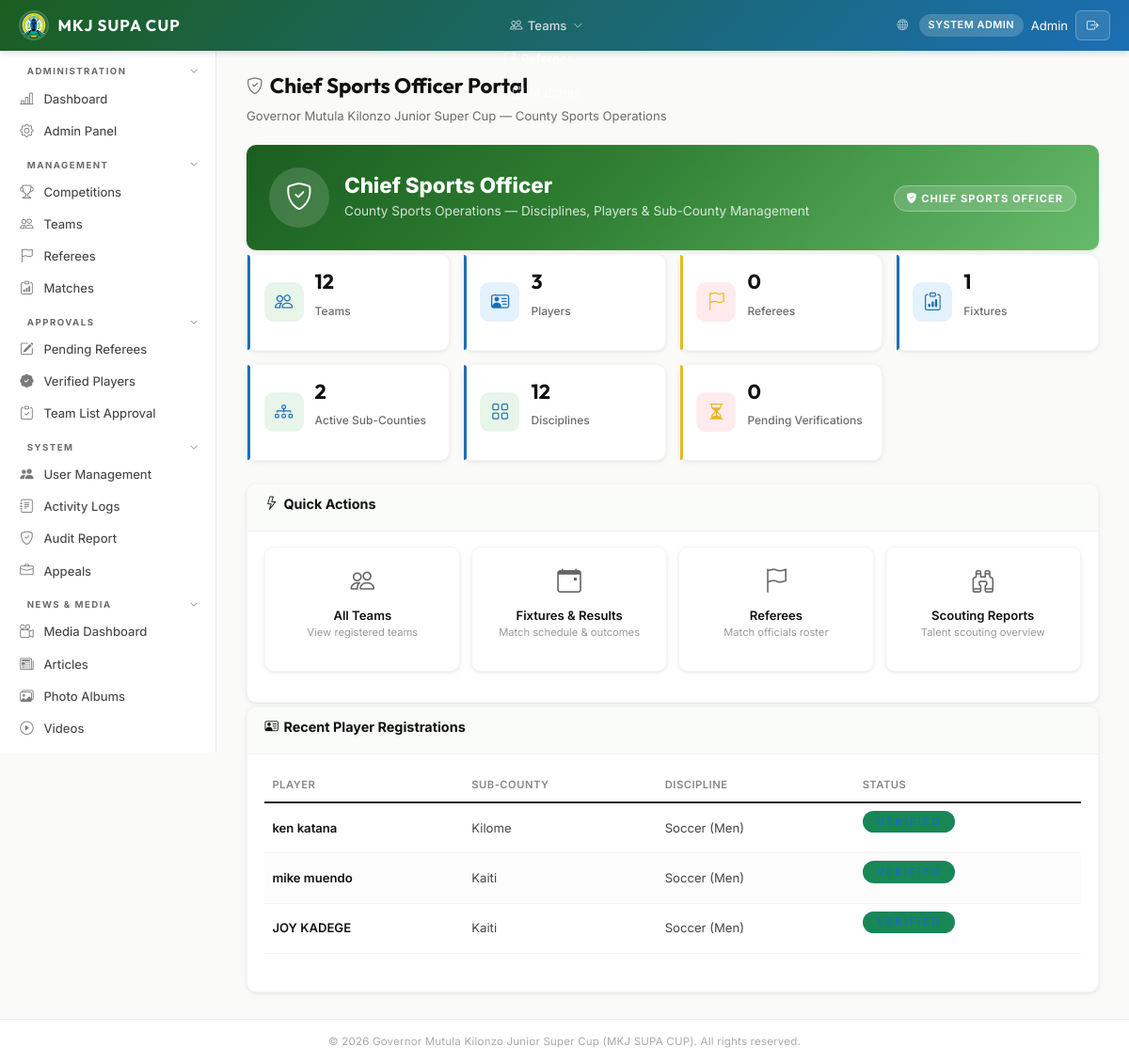
/portal/chief-sports-officer/ (signed in), run on the app's committed database.
### accounts/models.py (models this page shows, shortened)
class User(AbstractBaseUser, PermissionsMixin):
    email       = models.EmailField(unique=True)
    first_name  = models.CharField(max_length=100)
    last_name   = models.CharField(max_length=100)
    phone       = models.CharField(max_length=13, validators=[kenya_phone_validator])
    role        = models.CharField(max_length=30, choices=UserRole.choices, default=UserRole.TEAM_MANAGER)
    county      = models.CharField(max_length=100, blank=True, help_text="Kenyan county")
    sub_county  = models.CharField(
        max_length=100, blank=True, default="",
        help_text="Sub-county or constituency assignment for sub-county sports officers",
    )
    profile_photo = models.ImageField(upload_to="profiles/", null=True, blank=True)
    is_active   = models.BooleanField(default=True)
    is_staff    = models.BooleanField(default=False)
    is_suspended = models.BooleanField(default=False, help_text="Admin-suspended account")
    assigned_discipline = models.CharField(
        max_length=30, blank=True, default="",
        help_text="Sport family or discipline this user manages (for Coordinator / Scout roles)",
    )
    must_change_password = models.BooleanField(
        default=False,
        help_text="When True the user must set a new password on next login.",
    )
    date_joined = models.DateTimeField(default=timezone.now)
    last_login  = models.DateTimeField(null=True, blank=True)
    objects = UserManager()
    USERNAME_FIELD  = "email"
    REQUIRED_FIELDS = ["first_name", "last_name"]
    class Meta:
        verbose_name      = "User"
        verbose_name_plural = "Users"
        ordering = ["last_name", "first_name"]

### teams/models.py (models this page shows, shortened)
class CountyPlayer(models.Model):
    discipline = models.ForeignKey(
        CountyDiscipline, on_delete=models.CASCADE,
        related_name="players",
    )
    first_name = models.CharField(max_length=100)
    last_name = models.CharField(max_length=100)
    date_of_birth = models.DateField()
    national_id_number = models.CharField(
        max_length=20, unique=True, validators=[national_id_validator],
        help_text="National ID — unique across all counties and disciplines",
    )
    huduma_number = models.CharField(
        max_length=30, blank=True, default="",
        help_text="Huduma Namba / Huduma Kenya number",
    )
    phone = models.CharField(max_length=13, validators=[kenya_phone_validator])
    sub_county = models.CharField(
        max_length=100, blank=True, default="",
        help_text="Sub-county the player represents",
    )
    ward = models.CharField(
        max_length=100, blank=True, default="",
        help_text="Ward within the sub-county",
    )
    position = models.CharField(max_length=10, blank=True, default="",
                                help_text="Player position (where applicable)")
    jersey_number = models.PositiveIntegerField(null=True, blank=True,
                                                help_text="Jersey number")
    photo = models.ImageField(upload_to="county_players/photos/", null=True, blank=True,
                              help_text="Passport-size photo (required)")
    iprs_photo = models.ImageField(
        upload_to="county_players/iprs_photos/", null=True, blank=True,
        help_text="Passport photo returned from IPRS lookup (auto-populated)",
    )
    id_document = models.ImageField(upload_to="county_players/ids/", null=True, blank=True,
                                    help_text="Copy of National ID (required)")
    birth_certificate = models.ImageField(
        upload_to="county_players/birth_certs/", null=True, blank=True,
        help_text="Copy of Birth Certificate (optional)",
    )
    verification_status = models.CharField(
        max_length=20,
        choices=[
            ("pending", "Pending Verification"),
            ("verified", "Verified / Approved"),
            ("rejected", "Rejected"),
            ("resubmit", "Requires Resubmission"),
        ],
        default="pending",
    )
    rejection_reason = models.TextField(blank=True, default="")
    huduma_status = models.CharField(
        max_length=20,
        choices=[
            ("not_checked", "Not Checked"),
            ("verified", "Verified"),
            ("failed", "Failed"),
        ],
        default="not_checked",
    )
    huduma_verified_at = models.DateTimeField(null=True, blank=True)
    higher_league_status = models.CharField(
        max_length=20,
        choices=[
            ("not_checked", "Not Checked"),
            ("clear", "Clear"),
            ("flagged", "Flagged — Higher League / National Team"),
        ],
        default="not_checked",
        help_text="For non-football disciplines: check if player is in higher league or national team",
    )
    higher_league_details = models.TextField(
        blank=True, default="",
        help_text="Details of higher league / national team participation if flagged",
    )
    registered_at = models.DateTimeField(auto_now_add=True)
    class Meta:
        ordering = ["last_name", "first_name"]

class CountyDiscipline(models.Model):
    registration = models.ForeignKey(
        CountyRegistration, on_delete=models.CASCADE,
        related_name="disciplines",
    )
    sport_type = models.CharField(max_length=30, choices=SportType.choices)
    sub_county = models.CharField(
        max_length=100,
        blank=True,
        default="",
        help_text="Sub-county or constituency that owns this discipline entry",
    )
    class Meta:
        unique_together = ["registration", "sport_type", "sub_county"]
        ordering = ["sub_county", "sport_type"]

### mkj_cms/web_views.py (the view)
# urls.py: path("portal/chief-sports-officer/", chief_sports_officer_dashboard_view, name="chief_sports_officer_dashboard"),
@role_required('chief_sports_officer', 'admin')
def chief_sports_officer_dashboard_view(request):
    all_disciplines = CountyDiscipline.objects.select_related('registration').all()
    stats = {
        'teams': Team.objects.count(),
        'players': CountyPlayer.objects.count(),
        'referees': RefereeProfile.objects.filter(is_approved=True).count(),
        'fixtures': Fixture.objects.count(),
        'subcounties_active': all_disciplines.exclude(sub_county='').values('sub_county').distinct().count(),
        'disciplines': all_disciplines.count(),
        'pending_verifications': CountyPlayer.objects.filter(verification_status='pending').count(),
    }
    upcoming_fixtures = Fixture.objects.filter(
        status__in=['scheduled', 'upcoming']
    ).select_related('competition', 'home_team', 'away_team').order_by('match_date')[:8]
    recent_results = Fixture.objects.filter(
        status='completed'
    ).select_related('competition', 'home_team', 'away_team').order_by('-match_date')[:8]
    recent_players = CountyPlayer.objects.select_related(
        'discipline__registration'
    ).order_by('-registered_at')[:10]
    return render(request, 'portal/chief_sports_officer/dashboard.html', {
        'stats': stats,
        'upcoming_fixtures': upcoming_fixtures,
        'recent_results': recent_results,
        'recent_players': recent_players,
    })

### mkj_cms/web_views.py (called while the page is built)
def role_required(*roles):
    def decorator(view):
        @wraps(view)
        @login_required(login_url='web_login')
        def wrapper(request, *args, **kwargs):
            if request.user.role not in roles and not request.user.is_superuser:
                messages.error(request, 'You do not have permission to access this page.')
                return redirect('dashboard')
            return view(request, *args, **kwargs)
        return wrapper
    return decorator

### templates/portal/chief_sports_officer/dashboard.html (shortened to what this page needs)
{% extends 'base.html' %}
{% load static %}
{% block content %}
<div class="page-header">
    <h1><i class="bi bi-shield-check"></i> Chief Sports Officer Portal</h1>
    <p>Governor Mutula Kilonzo Junior Super Cup — County Sports Operations</p>
</div>
<div class="card mb-1" style="background: linear-gradient(135deg, #1B5E20 0%, #2E7D32 40%, #66BB6A 100%); color: #fff; border: none;">
    <div class="card-body" style="padding: 1.5rem;">
        <div style="display: flex; align-items: center; gap: 1rem; flex-wrap: wrap;">
            <div style="width: 64px; height: 64px; border-radius: 50%; background: rgba(255,255,255,.15); display: flex; align-items: center; justify-content: center;">
                <i class="bi bi-shield-check" style="font-size: 1.8rem;"></i>
            </div>
            <div>
                <h2 style="margin: 0; font-size: 1.4rem; font-weight: 800;">Chief Sports Officer</h2>
                <p style="margin: .25rem 0 0; opacity: .8; font-size: .85rem;">
                    County Sports Operations — Disciplines, Players & Sub-County Management
                </p>
            </div>
            <div style="margin-left: auto;">
                <span style="background: rgba(255,255,255,.16); color: #fff; padding: .4rem .8rem; border-radius: 50px; font-size: .7rem; font-weight: 700; letter-spacing: 1px; text-transform: uppercase; border: 1px solid rgba(255,255,255,.3);">
                    <i class="bi bi-shield-fill-check"></i> CHIEF SPORTS OFFICER
                </span>
            </div>
        </div>
    </div>
</div>
<div class="stats-grid">
    <div class="stat-card green">
        <div class="stat-icon green"><i class="bi bi-people"></i></div>
        <div class="stat-info">
            <h3>{{ stats.teams }}</h3>
            <p>Teams</p>
        </div>
    </div>
    <div class="stat-card blue">
        <div class="stat-icon blue"><i class="bi bi-person-vcard"></i></div>
        <div class="stat-info">
            <h3>{{ stats.players }}</h3>
            <p>Players</p>
        </div>
    </div>
    <div class="stat-card red">
        <div class="stat-icon red"><i class="bi bi-flag"></i></div>
        <div class="stat-info">
            <h3>{{ stats.referees }}</h3>
            <p>Referees</p>
        </div>
    </div>
    <div class="stat-card blue">
        <div class="stat-icon blue"><i class="bi bi-clipboard-data"></i></div>
        <div class="stat-info">
            <h3>{{ stats.fixtures }}</h3>
            <p>Fixtures</p>
        </div>
    </div>
    <div class="stat-card green">
        <div class="stat-icon green"><i class="bi bi-diagram-3"></i></div>
        <div class="stat-info">
            <h3>{{ stats.subcounties_active }}</h3>
            <p>Active Sub-Counties</p>
        </div>
    </div>
    <div class="stat-card green">
        <div class="stat-icon green"><i class="bi bi-grid"></i></div>
        <div class="stat-info">
            <h3>{{ stats.disciplines }}</h3>
            <p>Disciplines</p>
        </div>
    </div>
    <div class="stat-card red">
        <div class="stat-icon red"><i class="bi bi-hourglass-split"></i></div>
        <div class="stat-info">
            <h3>{{ stats.pending_verifications }}</h3>
            <p>Pending Verifications</p>
        </div>
    </div>
</div>
<div class="card mb-1">
    <div class="card-header"><h3><i class="bi bi-lightning"></i> Quick Actions</h3></div>
    <div class="card-body">
        <div class="quick-actions">
            <a href="{% url 'teams_list' %}" class="action-card">
                <div class="action-icon"><i class="bi bi-people"></i></div>
                <h4>All Teams</h4>
                <p>View registered teams</p>
            </a>
            <a href="{% url 'matches_list' %}" class="action-card">
                <div class="action-icon"><i class="bi bi-calendar-event"></i></div>
                <h4>Fixtures & Results</h4>
                <p>Match schedule & outcomes</p>
            </a>
            <a href="{% url 'referees_list' %}" class="action-card">
                <div class="action-icon"><i class="bi bi-flag"></i></div>
                <h4>Referees</h4>
                <p>Match officials roster</p>
            </a>
            <a href="{% url 'leadership_scout_reports' %}" class="action-card">
                <div class="action-icon"><i class="bi bi-binoculars"></i></div>
                <h4>Scouting Reports</h4>
                <p>Talent scouting overview</p>
            </a>
        </div>
    </div>
</div>
{% if recent_players %}
<div class="card mb-1">
    <div class="card-header"><h3><i class="bi bi-person-vcard"></i> Recent Player Registrations</h3></div>
    <div class="card-body">
        <div class="table-responsive">
            <table class="table">
                <thead>
                    <tr>
                        <th>Player</th>
                        <th>Sub-County</th>
                        <th>Discipline</th>
                        <th>Status</th>
                    </tr>
                </thead>
                <tbody>
                    {% for player in recent_players %}
                    <tr>
                        <td><strong>{{ player.first_name }} {{ player.last_name }}</strong></td>
                        <td>{{ player.discipline.sub_county|default:'-' }}</td>
                        <td>{{ player.discipline.get_sport_type_display }}</td>
                        <td>
                            <span class="badge {% if player.verification_status == 'verified' %}bg-success{% elif player.verification_status == 'pending' %}bg-warning{% else %}bg-danger{% endif %}">
                            </span>
                        </td>
                    </tr>
                    {% endfor %}
                </tbody>
            </table>
        </div>
    </div>
</div>
{% endif %}
{% endblock %}

### templates/base.html (shortened to what this page needs)
{% load static %}
<!DOCTYPE html>
<html lang="en">
<head>
    <link rel="stylesheet" href="https://cdn.jsdelivr.net/npm/bootstrap@5.1.3/dist/css/bootstrap.min.css">
    <link rel="stylesheet" href="{% static 'css/style.css' %}">
    <link rel="stylesheet" href="https://cdn.jsdelivr.net/npm/bootstrap-icons@1.11.3/font/bootstrap-icons.min.css">
</head>
<body>
    {% block body %}
    <nav class="navbar">
        <div style="display:flex;align-items:center;gap:0">
            <a href="{% url 'dashboard' %}" class="navbar-brand">
                <img src="{% static 'img/Makueni logo.png' %}" alt="Makueni County Logo">
                <span>MKJ SUPA CUP</span>
            </a>
        </div>
        <ul class="navbar-nav">
            {% if user.role == 'admin' or user.role == 'competition_manager' %}
            <li>
                <a href="{% url 'competitions_list' %}" class=""></a>
            </li>
            {% endif %}
            {% if user.role == 'admin' or user.role == 'competition_manager' or user.role == 'verification_officer' or user.role == 'team_manager' %}
            <li>
                <a href="{% url 'teams_list' %}" class="{% if 'team' in request.resolver_match.url_name %}active{% endif %}"><i class="bi bi-people"></i> Teams <i class="bi bi-chevron-down" style="font-size:.6rem;margin-left:.1rem"></i></a>
            </li>
            {% endif %}
            {% if user.role == 'admin' or user.role == 'coordinator' or user.role == 'referee' %}
            <li>
                <a href="{% url 'referees_list' %}" class=""><i class="bi bi-flag"></i> <i class="bi bi-chevron-down" style="font-size:.6rem;margin-left:.1rem"></i></a>
            </li>
            {% endif %}
            <li><a href="{% url 'matches_list' %}" class="{% if 'match' in request.resolver_match.url_name %}active{% endif %}"><i class="bi bi-clipboard-data"></i> Matches</a></li>
        </ul>
        <div class="navbar-user">
            <a href="{% url 'home' %}" style="color:rgba(255,255,255,.65);font-size:.72rem;margin-right:.25rem;"><i class="bi bi-globe"></i></a>
            <span class="role-badge">{{ user.get_role_display }}</span>
            <span style="font-size:.82rem">{{ user.first_name }}</span>
            <form method="post" action="{% url 'web_logout' %}" style="display:inline;">
                <button type="submit" class="btn-logout"><i class="bi bi-box-arrow-right"></i></button>
            </form>
        </div>
    </nav>
    <div class="layout">
        {% include 'includes/sidebar.html' %}
        <main class="main-content">
            {% block content %}{% endblock %}
        </main>
    </div>
    <footer class="footer">
        &copy; 2026 Governor Mutula Kilonzo Junior Super Cup (MKJ SUPA CUP). All rights reserved.
    </footer>
    {% endblock %}
</body>
</html>

### data on the page
User: role "SYSTEM ADMIN", first_name "Admin"
CountyPlayer: first_name "ken", last_name "katana", discipline.sub_county "Kilome", discipline.sport_type "Soccer (Men)"
CountyPlayer: first_name "mike", last_name "muendo", discipline.sub_county "Kaiti", discipline.sport_type "Soccer (Men)"
CountyPlayer: first_name "JOY", last_name "KADEGE", discipline.sub_county "Kaiti", discipline.sport_type "Soccer (Men)"

### other printed values
{{ stats.teams }} "12"
{{ stats.players }} "3"
{{ stats.referees }} "0"
{{ stats.fixtures }} "1"
{{ stats.subcounties_active }} "2"
{{ stats.disciplines }} "12"
{{ stats.pending_verifications }} "0"
